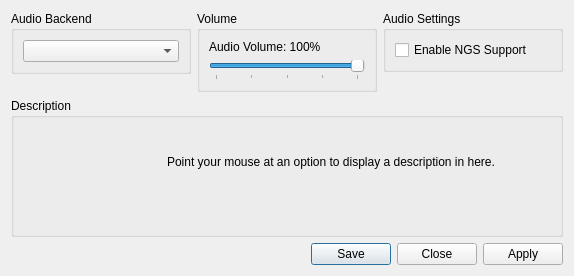
						<widget class="QWidget" name="audio_tab">
							<attribute name="title">
								<string>Audio</string>
							</attribute>
							<layout class="QVBoxLayout" name="audio_tab_layout" stretch="4,1,0">
								<item>
									<layout class="QHBoxLayout" name="audio_tab_content_layout" stretch="1,1,1">
										<item>
											<layout class="QVBoxLayout" name="audio_tab_left">
												<item>
													<widget class="QGroupBox" name="gb_audio_backend">
														<property name="title">
															<string>Audio Backend</string>
														</property>
														<layout class="QVBoxLayout" name="gb_audio_backend_layout">
															<item>
																<widget class="QComboBox" name="audio_backend_box"/>
															</item>
														</layout>
													</widget>
												</item>
												<item>
													<spacer name="audio_tab_left_spacer">
														<property name="orientation">
															<enum>Qt::Orientation::Vertical</enum>
														</property>
														<property name="sizeHint" stdset="0">
															<size>
																<width>0</width>
																<height>0</height>
															</size>
														</property>
													</spacer>
												</item>
											</layout>
										</item>
										<item>
											<layout class="QVBoxLayout" name="audio_tab_middle">
												<item>
													<widget class="QGroupBox" name="gb_audio_volume">
														<property name="title">
															<string>Volume</string>
														</property>
														<layout class="QVBoxLayout" name="gb_audio_volume_layout">
															<item>
																<widget class="QLabel" name="audio_volume_label">
																	<property name="text">
																		<string>Audio Volume: 100%</string>
																	</property>
																</widget>
															</item>
															<item>
																<widget class="QSlider" name="audio_volume">
																	<property name="minimum">
																		<number>0</number>
																	</property>
																	<property name="maximum">
																		<number>100</number>
																	</property>
																	<property name="value">
																		<number>100</number>
																	</property>
																	<property name="orientation">
																		<enum>Qt::Orientation::Horizontal</enum>
																	</property>
																	<property name="tickPosition">
																		<enum>QSlider::TickPosition::TicksBelow</enum>
																	</property>
																	<property name="tickInterval">
																		<number>25</number>
																	</property>
																</widget>
															</item>
														</layout>
													</widget>
												</item>
												<item>
													<spacer name="audio_tab_middle_spacer">
														<property name="orientation">
															<enum>Qt::Orientation::Vertical</enum>
														</property>
														<property name="sizeHint" stdset="0">
															<size>
																<width>0</width>
																<height>0</height>
															</size>
														</property>
													</spacer>
												</item>
											</layout>
										</item>
										<item>
											<layout class="QVBoxLayout" name="audio_tab_right">
												<item>
													<widget class="QGroupBox" name="gb_audio_settings">
														<property name="title">
															<string>Audio Settings</string>
														</property>
														<layout class="QVBoxLayout" name="gb_audio_settings_layout">
															<item>
																<widget class="QCheckBox" name="ngs_enable">
																	<property name="text">
																		<string>Enable NGS Support</string>
																	</property>
																</widget>
															</item>
															<item>
																<spacer name="audio_settings_spacer">
																	<property name="orientation">
																		<enum>Qt::Orientation::Vertical</enum>
																	</property>
																	<property name="sizeHint" stdset="0">
																		<size>
																			<width>0</width>
																			<height>0</height>
																		</size>
																	</property>
																</spacer>
															</item>
														</layout>
													</widget>
												</item>
												<item>
													<spacer name="audio_tab_right_spacer">
														<property name="orientation">
															<enum>Qt::Orientation::Vertical</enum>
														</property>
														<property name="sizeHint" stdset="0">
															<size>
																<width>0</width>
																<height>0</height>
															</size>
														</property>
													</spacer>
												</item>
											</layout>
										</item>
									</layout>
								</item>
								<item>
									<widget class="QGroupBox" name="gb_description_audio">
										<property name="title">
											<string>Description</string>
										</property>
										<layout class="QVBoxLayout" name="gb_description_audio_layout">
											<item>
												<widget class="QLabel" name="description_audio">
													<property name="text">
														<string>
															Point your mouse at an option to display a description in here.


														</string>
													</property>
													<property name="textFormat">
														<enum>Qt::TextFormat::PlainText</enum>
													</property>
													<property name="alignment">
														<set>Qt::AlignmentFlag::AlignLeading|Qt::AlignmentFlag::AlignLeft|Qt::AlignmentFlag::AlignTop</set>
													</property>
													<property name="wordWrap">
														<bool>true</bool>
													</property>
												</widget>
											</item>
										</layout>
									</widget>
								</item>
								<item>
									<widget class="QDialogButtonBox" name="button_box_audio">
										<property name="standardButtons">
											<set>QDialogButtonBox::StandardButton::Apply|QDialogButtonBox::StandardButton::Close|QDialogButtonBox::StandardButton::Save</set>
										</property>
									</widget>
								</item>
							</layout>
						</widget>
